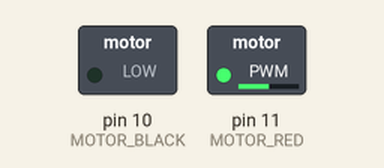
Simulated run of this sketch. Board: Arduino Uno, built with avr-gcc and run on an emulated ATmega328P. Shown: switched loads named in the sketch (green lamp = pin HIGH).

Above: at 0.05 s.
At 4.0 s:
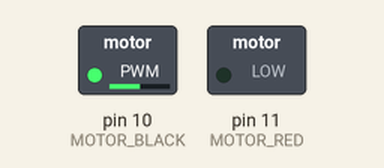
Timing chart, 0 to 5.2 s (numbered marks = the images above):
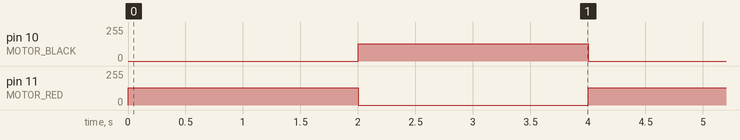

The sketch:

dcmotor.smb.ino
```cpp
#define MOTOR_RED   11    // DCモータ赤線に対応したピン
#define MOTOR_BLACK 10    // DCモータ黒線に対応したピン

void setup() {
  pinMode(MOTOR_RED, OUTPUT);
  pinMode(MOTOR_BLACK, OUTPUT);
}

void loop() {
  // 正転
  analogWrite(MOTOR_RED, 128);    // duty比 50%
  analogWrite(MOTOR_BLACK, 0);    // duty比  0%
  delay(2000);

  // 反転
  analogWrite(MOTOR_RED, 0);      // duty比  0%
  analogWrite(MOTOR_BLACK, 128);  // duty比 50%
  delay(2000);
}
```

Measured:
- by itself, pin 10 (MOTOR_BLACK), pin 11 (MOTOR_RED): alternates 128/255 for 2.0 s and 0/255 for 2.0 s
